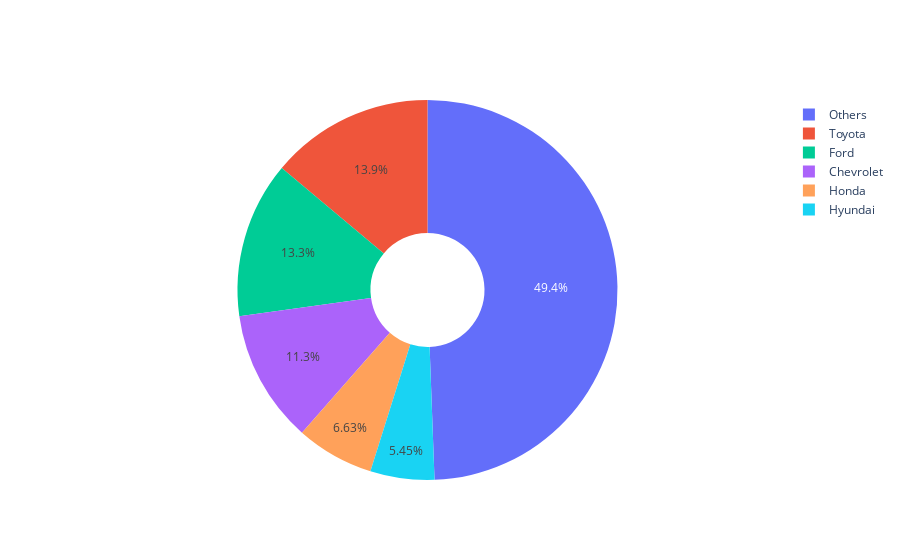

Here is the notebook cell this chart was saved with:
### Code cell
auto_df.ai.plot("pie chart for US sales market shares, show the top 5 brands and the sum of others")

### Figure 1 — Plotly figure (JSON) as saved in the notebook; plotly's stock layout.template omitted (floating-point values rounded to 4 significant figures)
{"data": [{"hole": 0.3, "labels": ["Toyota", "Ford", "Chevrolet", "Honda", "Hyundai", "Others"], "values": [13.92, 13.3, 11.3, 6.629, 5.448, 49.41], "type": "pie"}], "layout": {}}
